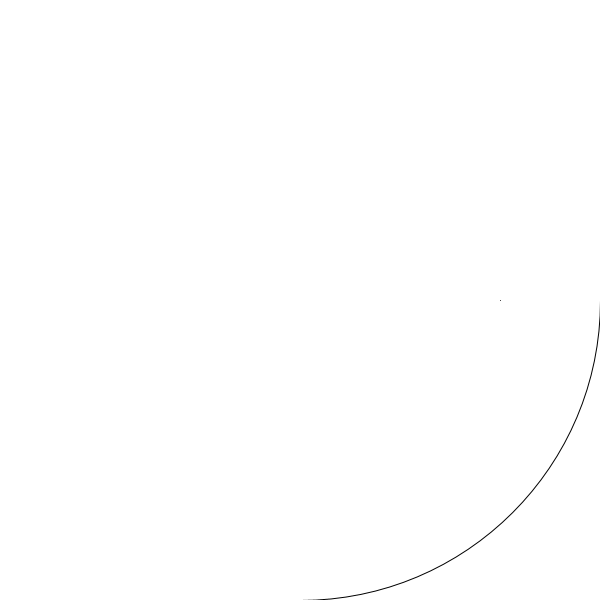
Frame 1 (no input)
Frame 60 (the mouse pressed at the canvas centre just before this capture): identical to frame 1, image omitted
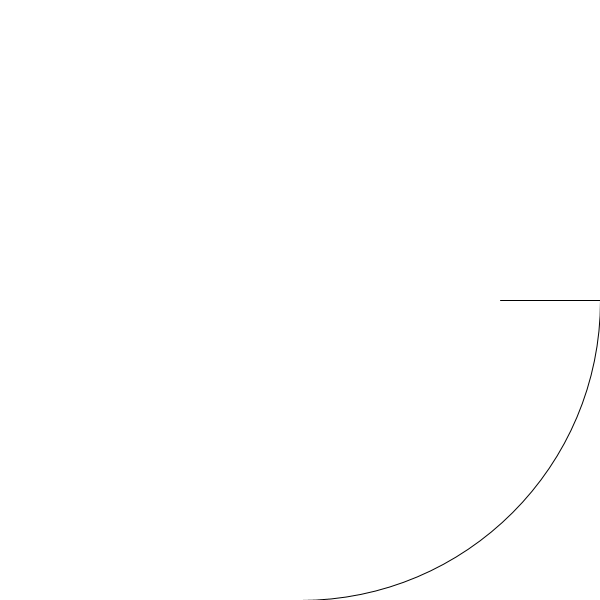
Frame 120 (the mouse held since frame 60 and released just before this capture)

The Processing sketch that drew these frames (run headless with seeded random() and noise(); from frame 60 on, the mouse is pressed at the canvas centre):

// Processing sketch: build
// ── build.pde
color bg = 255;
color fg = 0;
int   steps = 3;
void setup() {
	size(600, 600);
	noFill();
}
void draw() {
	background(bg);
	pushMatrix();
	translate(width / 2, height / 2);
	arc(0, 0, width, height, 0, PI / 2);
	beginShape();
	pushMatrix();
	translate(width / 2, 0);
	vertex(mouseX, 0);
	translate(-width / 2 / steps, 0);
	vertex(0, 0);
	endShape();
	popMatrix();
	popMatrix();
}
